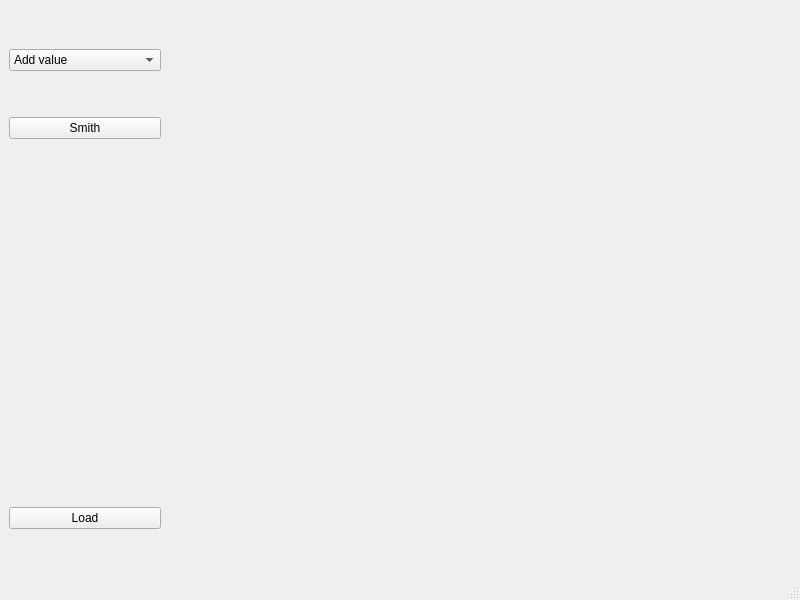
<?xml version="1.0" encoding="UTF-8"?>
<ui version="4.0">
 <class>MainWindow</class>
 <widget class="QMainWindow" name="MainWindow">
  <property name="geometry">
   <rect>
    <x>0</x>
    <y>0</y>
    <width>800</width>
    <height>600</height>
   </rect>
  </property>
  <property name="windowTitle">
   <string>MainWindow</string>
  </property>
  <widget class="QWidget" name="centralwidget">
   <layout class="QHBoxLayout" name="horizontalLayout_2">
    <item>
     <layout class="QVBoxLayout" name="verticalLayout">
      <item>
       <spacer name="verticalSpacer_2">
        <property name="orientation">
         <enum>Qt::Orientation::Vertical</enum>
        </property>
        <property name="sizeType">
         <enum>QSizePolicy::Policy::Minimum</enum>
        </property>
        <property name="sizeHint" stdset="0">
         <size>
          <width>20</width>
          <height>40</height>
         </size>
        </property>
       </spacer>
      </item>
      <item>
       <widget class="QComboBox" name="comboBox">
        <property name="sizePolicy">
         <sizepolicy hsizetype="Minimum" vsizetype="Fixed">
          <horstretch>0</horstretch>
          <verstretch>0</verstretch>
         </sizepolicy>
        </property>
        <property name="currentText">
         <string>Add value</string>
        </property>
        <item>
         <property name="text">
          <string>Add value</string>
         </property>
        </item>
        <item>
         <property name="text">
          <string>Substract value</string>
         </property>
        </item>
        <item>
         <property name="text">
          <string>Multiply value</string>
         </property>
        </item>
        <item>
         <property name="text">
          <string>Divide value</string>
         </property>
        </item>
        <item>
         <property name="text">
          <string>Change brightness</string>
         </property>
        </item>
        <item>
         <property name="text">
          <string>Convert to grayscale 1</string>
         </property>
        </item>
        <item>
         <property name="text">
          <string>Convert to grayscale 2</string>
         </property>
        </item>
        <item>
         <property name="text">
          <string>Smoothing filter</string>
         </property>
        </item>
        <item>
         <property name="text">
          <string>Median filter</string>
         </property>
        </item>
        <item>
         <property name="text">
          <string>Edge detect (sobel)</string>
         </property>
        </item>
        <item>
         <property name="text">
          <string>High pass filter</string>
         </property>
        </item>
        <item>
         <property name="text">
          <string>Gaussian blur</string>
         </property>
        </item>
        <item>
         <property name="text">
          <string>Convolution</string>
         </property>
        </item>
       </widget>
      </item>
      <item>
       <spacer name="verticalSpacer">
        <property name="orientation">
         <enum>Qt::Orientation::Vertical</enum>
        </property>
        <property name="sizeType">
         <enum>QSizePolicy::Policy::Ignored</enum>
        </property>
        <property name="sizeHint" stdset="0">
         <size>
          <width>20</width>
          <height>40</height>
         </size>
        </property>
       </spacer>
      </item>
      <item>
       <widget class="QPushButton" name="smith_button">
        <property name="autoFillBackground">
         <bool>true</bool>
        </property>
        <property name="styleSheet">
         <string notr="true"/>
        </property>
        <property name="text">
         <string>Smith</string>
        </property>
       </widget>
      </item>
      <item>
       <spacer name="verticalSpacer_3">
        <property name="orientation">
         <enum>Qt::Orientation::Vertical</enum>
        </property>
        <property name="sizeType">
         <enum>QSizePolicy::Policy::MinimumExpanding</enum>
        </property>
        <property name="sizeHint" stdset="0">
         <size>
          <width>20</width>
          <height>40</height>
         </size>
        </property>
       </spacer>
      </item>
      <item>
       <widget class="QPushButton" name="load_image_button">
        <property name="text">
         <string>Load</string>
        </property>
       </widget>
      </item>
      <item>
       <spacer name="verticalSpacer_4">
        <property name="orientation">
         <enum>Qt::Orientation::Vertical</enum>
        </property>
        <property name="sizeType">
         <enum>QSizePolicy::Policy::Maximum</enum>
        </property>
        <property name="sizeHint" stdset="0">
         <size>
          <width>20</width>
          <height>40</height>
         </size>
        </property>
       </spacer>
      </item>
     </layout>
    </item>
    <item>
     <widget class="QLabel" name="image_label">
      <property name="sizePolicy">
       <sizepolicy hsizetype="Expanding" vsizetype="Expanding">
        <horstretch>0</horstretch>
        <verstretch>0</verstretch>
       </sizepolicy>
      </property>
      <property name="text">
       <string/>
      </property>
     </widget>
    </item>
   </layout>
  </widget>
  <widget class="QMenuBar" name="menubar">
   <property name="geometry">
    <rect>
     <x>0</x>
     <y>0</y>
     <width>800</width>
     <height>39</height>
    </rect>
   </property>
  </widget>
  <widget class="QStatusBar" name="statusbar"/>
 </widget>
 <resources/>
 <connections/>
</ui>
